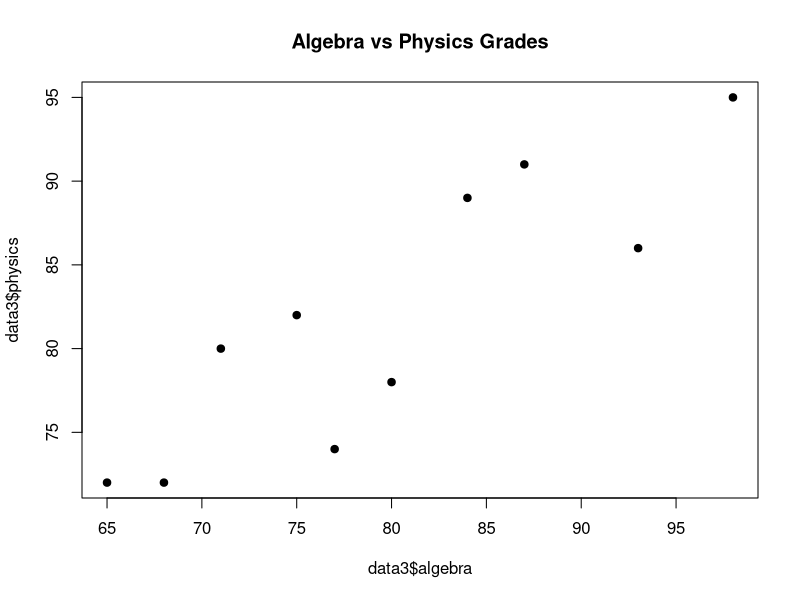

Source code (R):
## ---- chunk 1
# This block sets up your global options
knitr::opts_chunk$set(echo = TRUE, warning = FALSE, message = FALSE)

x1 <- 1; y1 <- 2
x2 <- 3; y2 <- 8

# Slope
m <- (y2 - y1) / (x2 - x1)
m

# Intercept
b <- y1 - m * x1
b

# Equation display (forces visible output)
cat("Equation: y =", m, "x +", b, "\n")

# Intercepts
x_intercept <- -b / m

cat("X-intercept:", x_intercept, "\n")
cat("Y-intercept:", b, "\n")

x_q2 <- c(3, 5, 6, 8, 9, 11)
y_q2 <- c(2, 3, 4, 6, 5, 8)

data_q2 <- data.frame(x_q2, y_q2)

# Summary stats (forces HTML output like your FA14 file)
summary(data_q2)

# Regression model
model2 <- lm(y_q2 ~ x_q2, data = data_q2)
summary(model2)

algebra <- c(75, 80, 93, 65, 87, 71, 98, 68, 84, 77)
physics <- c(82, 78, 86, 72, 91, 80, 95, 72, 89, 74)

data3 <- data.frame(algebra, physics)

# MUST produce plot output (prevents blank HTML)
plot(data3$algebra, data3$physics,
     main = "Algebra vs Physics Grades",
     pch = 19)

# Model
model3 <- lm(physics ~ algebra, data = data3)
summary(model3)

# Prediction
p_grade <- predict(model3, newdata = data.frame(algebra = 75))
cat("Predicted Physics (75 Algebra):", p_grade, "\n")

# Reverse regression
model3_inv <- lm(algebra ~ physics, data = data3)
p_alg <- predict(model3_inv, newdata = data.frame(physics = 95))
cat("Predicted Algebra (95 Physics):", p_alg, "\n")

x_q4 <- 0:6
y_q4 <- c(2.4, 2.1, 3.2, 5.6, 9.3, 14.6, 21.9)

data4 <- data.frame(x_q4, y_q4)

# Model
model4 <- lm(y_q4 ~ x_q4 + I(x_q4^2), data = data4)
summary(model4)

# Prediction (must use correct data frame column name)
pred_7 <- predict(model4, newdata = data.frame(x_q4 = 7))
cat("Predicted Y at X=7:", pred_7, "\n")
